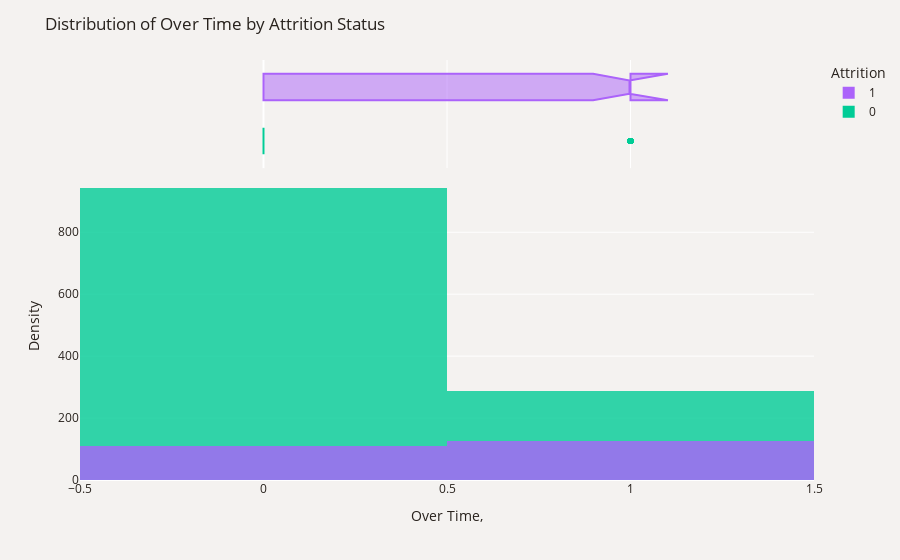

Notebook code cell kept with this figure:
### Code cell
plot_df=data.sort_values(by="Attrition")
fig=px.histogram(plot_df, x='OverTime', color='Attrition', 
                 opacity=0.8, histnorm='density', barmode='overlay', marginal='box',
                 color_discrete_map={'Yes': '#B9C0C9','No': '#CDBBA7'})
fig.update_layout(title_text='Distribution of Over Time by Attrition Status',
                  xaxis_title='Over Time, ', yaxis_title='Density',font_color='#28221D',
                  paper_bgcolor='#F4F2F0', plot_bgcolor='#F4F2F0', legend_traceorder='reversed')
fig.show()

### Figure 1 — Plotly figure (JSON) as saved in the notebook; plotly's stock layout.template omitted (floating-point values rounded to 4 significant figures; data arrays with more than 128 entries replaced by an {"elided": "..."} marker saying what was removed)
{"data": [{"alignmentgroup": "True", "bingroup": "x", "histnorm": "density", "hovertemplate": "Attrition=0<br>OverTime=%{x}<br>density=%{y}<extra></extra>", "legendgroup": "0", "marker": {"color": "#00cc96", "opacity": 0.8, "pattern": {"shape": ""}}, "name": "0", "offsetgroup": "0", "orientation": "v", "showlegend": true, "type": "histogram", "x": {"elided": "1233 int values"}, "xaxis": "x", "yaxis": "y"}, {"alignmentgroup": "True", "hovertemplate": "Attrition=0<br>OverTime=%{x}<extra></extra>", "legendgroup": "0", "marker": {"color": "#00cc96"}, "name": "0", "notched": true, "offsetgroup": "0", "showlegend": false, "type": "box", "x": {"elided": "1233 int values"}, "xaxis": "x2", "yaxis": "y2"}, {"alignmentgroup": "True", "bingroup": "x", "histnorm": "density", "hovertemplate": "Attrition=1<br>OverTime=%{x}<br>density=%{y}<extra></extra>", "legendgroup": "1", "marker": {"color": "#ab63fa", "opacity": 0.8, "pattern": {"shape": ""}}, "name": "1", "offsetgroup": "1", "orientation": "v", "showlegend": true, "type": "histogram", "x": {"elided": "237 int values"}, "xaxis": "x", "yaxis": "y"}, {"alignmentgroup": "True", "hovertemplate": "Attrition=1<br>OverTime=%{x}<extra></extra>", "legendgroup": "1", "marker": {"color": "#ab63fa"}, "name": "1", "notched": true, "offsetgroup": "1", "showlegend": false, "type": "box", "x": {"elided": "237 int values"}, "xaxis": "x2", "yaxis": "y2"}], "layout": {"barmode": "overlay", "font": {"color": "#28221D"}, "legend": {"title": {"text": "Attrition"}, "tracegroupgap": 0, "traceorder": "reversed"}, "margin": {"t": 60}, "paper_bgcolor": "#F4F2F0", "plot_bgcolor": "#F4F2F0", "title": {"text": "Distribution of Over Time by Attrition Status"}, "xaxis": {"anchor": "y", "domain": [0, 1], "title": {"text": "Over Time, "}}, "xaxis2": {"anchor": "y2", "domain": [0, 1], "matches": "x", "showgrid": true, "showticklabels": false}, "yaxis": {"anchor": "x", "domain": [0, 0.7326], "title": {"text": "Density"}}, "yaxis2": {"anchor": "x2", "domain": [0.7426, 1], "matches": "y2", "showgrid": false, "showline": false, "showticklabels": false, "ticks": ""}}}
